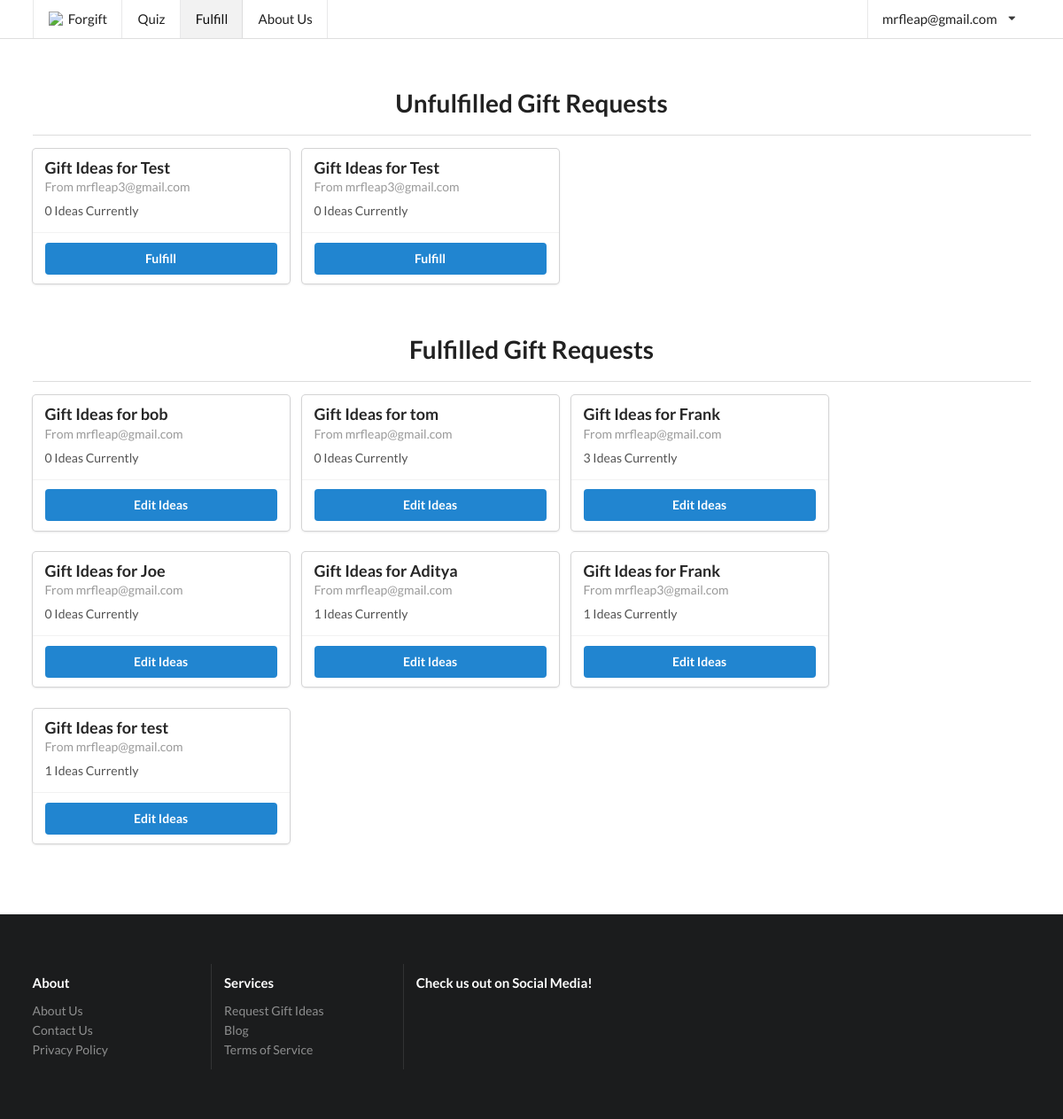
The app's page /fulfill/ (signed in), older data.
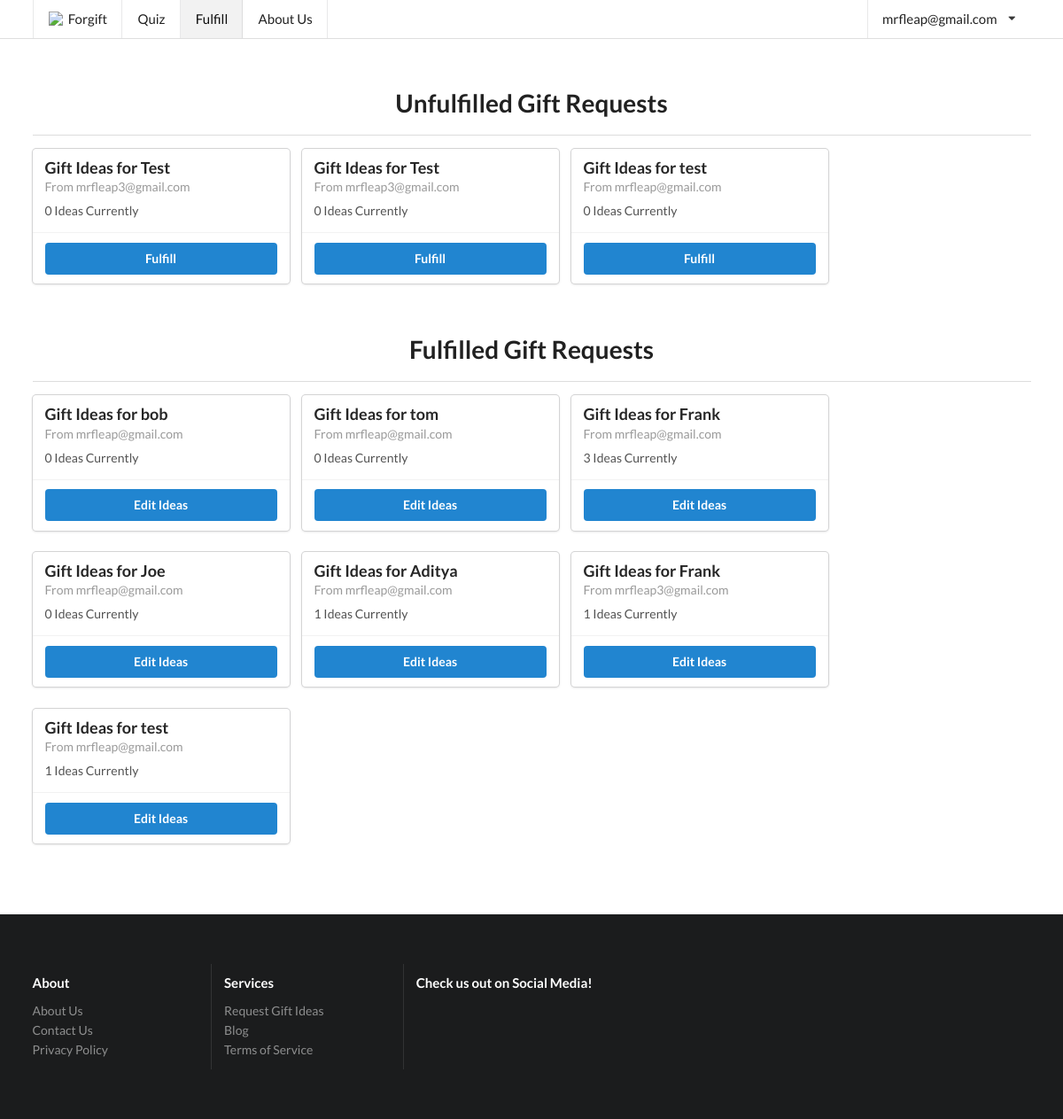
The same page, newer data.
### forgyftapp/models.py (models this page shows, shortened)
class OnCreate:
	def onCreate(self):
		pass

class GifteeProfile(models.Model, OnCreate):
	name = models.TextField(max_length=150)
	gender = models.CharField(max_length=80, choices=gender.GENDER_CHOICES)
	age = models.IntegerField()
	relationship = models.TextField(max_length=6000)
	price_upper = models.IntegerField()
	interests = models.TextField(max_length=6000)
	existing_related_items = models.TextField(max_length=6000)
	extra_info = models.TextField(max_length=6000)
	occasion = models.TextField(max_length=6000)
	published = models.BooleanField(default=False)
	emailed_about_publish = models.BooleanField(default=False)
	user = models.ForeignKey(User, on_delete=models.CASCADE)

class Slug(OnCreate, models.Model):
	_slug = models.SlugField(max_length=7, blank=True)
	class Meta:
		abstract = True

class User(AbstractUser, Slug):
	email_confirmed = models.BooleanField(default=False)

class GiftIdea(models.Model):
	idea = models.TextField()
	link = models.URLField(max_length=600)
	explanation = models.TextField()
	published = models.BooleanField(default=False)
	giftee_profile = models.ForeignKey(GifteeProfile, related_name="ideas", on_delete=models.CASCADE)

### forgyftapp/views/basic_views.py (the view)
# urls.py: url(r'^fulfill/?$', basic_views.fulfill, name='fulfill'),
@staff_member_required
def fulfill(request, profile=None):
	if profile:
		giftee_profile = get_object_or_404(GifteeProfile, pk=profile)
		if request.method == "POST":
			gift_ideas = GiftIdeaFormSet(request.POST, instance=giftee_profile)
			i = 0
			for form in gift_ideas:
				if len(form.changed_data) == 1 and form.changed_data[0] == "published":
					form.changed_data = []
				i += 1
			if gift_ideas.is_valid():
				gift_ideas.save()
				published = False
				for form in gift_ideas:
					if len(gift_ideas.forms[0].cleaned_data) > 0 and gift_ideas.forms[0].cleaned_data["published"]:
						published = True
				if published:
					giftee_profile.submit(request)
				else:
					giftee_profile.unsubmit()
				return redirect("forgyftapp:fulfill", profile=profile)
		else:
			gift_ideas = GiftIdeaFormSet(instance=giftee_profile)
		published = giftee_profile.published or (hasattr(gift_ideas.forms[0], "cleaned_data") and gift_ideas.forms[0].cleaned_data["published"])
		return render(request, "fulfill.html", {"giftee_profile": giftee_profile, "gift_ideas": gift_ideas,
		                                        "page": "fulfill", "published": published})
	else:
		giftee_profiles_unpublished = GifteeProfile.objects.filter(published=False)
		giftee_profile_published = GifteeProfile.objects.filter(published=True)
		return render(request, "fulfill.html", {"giftee_profiles_unpublished": giftee_profiles_unpublished,
		                                        "page": "fulfill", "giftee_profile_published": giftee_profile_published})

### forgyftapp/templates/fulfill.html (shortened to what the changed rows need)
{% extends "base/base.html" %}
{% block content %}
	<div class="ui main container" style="padding-bottom: 48px">
		{% if gift_ideas %}
			<h1 style="text-align: center; padding-bottom: 4px">Enter Gift Ideas
				for {{ giftee_profile.name }} by {{ giftee_profile.user.first_name }}'s request</h1>
			<div>
				<form action="" method="post" id="ideaForm">{% csrf_token %}
					{{ form.as_p }}
					<table class="ui table" style="margin-top: 0">
						{{ gift_ideas.management_form }}
						{% for form in gift_ideas.forms %}
							{% if forloop.first %}
								<thead>
								<tr>
									{% for field in form.visible_fields %}
										<th>{{ field.label|capfirst }}</th>
									{% endfor %}
								</tr>
								</thead>
							{% endif %}
							<tbody>
							<tr class="{% cycle row1 row2 %} formset_row">
								{% for field in form.visible_fields %}
									<td>
										{% if forloop.first %}
											{% if form.instance.pk %}{{ form.DELETE }}{% endif %}
											{% for hidden in form.hidden_fields %}
												{{ hidden }}
											{% endfor %}
										{% endif %}
										{% if field.errors %}
											<div class="ui list">
												{% for error in field.errors %}
													<div class="item">
														<div class="ui negative message">
															<p>
																{{ error }}
															</p>
														</div>
													</div>
												{% endfor %}
											</div>
										{% endif %}
										{% if "textarea" in field.field.widget.template_name %}
											<div class="field">
												{% if field.help_text %}
													<label style="font-weight: 100; font-size: 13px; display: inline">
														-
														{% autoescape off %}
															{{ field.help_text }}
														{% endautoescape %}
													</label>
												{% endif %}
												<textarea rows="1" name="{{ field.html_name }}"
												          id="{{ field.id_for_label }}"
												          style="width: 100%">{% if field.value %}{{ field.value }}{% endif %}</textarea>
											</div>
										{% elif field.field.widget.input_type == "checkbox" and field.label != "Delete" %}
											<div class="inline field">
												<div class="ui toggle checkbox">
													<input {% if field.value == True %}checked{% endif %}
													       type="checkbox" tabindex="0" class="hidden toggle"
													       style="display: inline"
													       name="{{ field.html_name }}"
													       id="{{ field.id_for_label }}">
													{% if field.help_text %}
														<p style="font-weight: 100; display: inline"> -
															{% autoescape off %}
																{{ field.help_text }}{% endautoescape %}</p>
													{% endif %}
												</div>
											</div>
										{% else %}
											{% if field.label != "Delete" %}
												<div class="field">
													{% if field.help_text %}
														<label style="font-weight: 100; font-size: 13px; display: inline">
															{% autoescape off %}
																- {{ field.help_text }}
															{% endautoescape %}
														</label>
													{% endif %}
													<div class="ui input" style="width: 100%">{{ field }}</div>
												</div>
											{% endif %}
										{% endif %}
									</td>
								{% endfor %}
							</tr>
							</tbody>
						{% endfor %}
					</table>
					<div class="ui one column stackable center aligned page grid">
						<div class="column sixteen wide">
							<div class="ui fluid buttons">
								<input class="ui positive button" type="submit" value="Save"/>
								<div class="or"></div>
								<a class="ui negative button" href="{% url 'forgyftapp:fulfill' %}">Back</a>
							</div>
						</div>
					</div>
				</form>
			</div>
			<div style="padding-top: 16px">
				<div class="ui container segment" style="width: 100%">
					{% include "base/giftee_profile.html" %}
				</div>
			</div>
		{% else %}
			<h1 style="text-align: center; padding-bottom: 4px">Unfulfilled Gift Requests</h1>
			<div style="margin-left:auto;margin-right:auto;">
				<div {% if giftee_profiles_unpublished %}class="ui cards"{% endif %}>
					{% for giftee_profile in giftee_profiles_unpublished %}
						<div class="u card">
							<div class="content">
								<div class="header">
									Gift Ideas for {{ giftee_profile.name }}
								</div>
								<div class="meta">
									From {{ giftee_profile.user.email }}
								</div>
								<div class="description">
									{{ giftee_profile.ideas.get_queryset|length }} Ideas Currently
								</div>
							</div>
							<div class="extra content">
								<div class="ui two buttons">
									<a class="ui primary button"
									   href="{% url "forgyftapp:fulfill" profile=giftee_profile.pk %}">Fulfill</a>
								</div>
							</div>
						</div>
					{% empty %}
						<div class="ui disabled header" style="text-align: center; width: 100%; margin-top: 32px;">There
							are currently no unfulfilled gift requests.
						</div>
					{% endfor %}
				</div>
			</div>
			<h1 style="text-align: center; padding-bottom: 4px; padding-top: 32px">Fulfilled Gift Requests</h1>
			<div style="margin-left:auto;margin-right:auto;">
				<div class="ui cards">
					{% for giftee_profile in giftee_profile_published %}
						<div class="ui card">
							<div class="content">
								<div class="header">
									Gift Ideas for {{ giftee_profile.name }}
								</div>
								<div class="meta">
									From {{ giftee_profile.user.email }}
								</div>
								<div class="description">
									{{ giftee_profile.ideas.get_queryset|length }} Ideas Currently
								</div>
							</div>
							<div class="extra content">
								<div class="ui two buttons">
									<a class="ui primary button"
									   href="{% url "forgyftapp:fulfill" profile=giftee_profile.pk %}">Edit Ideas</a>
								</div>
							</div>
						</div>
					{% empty %}
						<div class="ui disabled header" style="text-align: center; width: 100%; margin-top: 32px;">There
							are currently no fulfilled gift requests.
						</div>
					{% endfor %}
				</div>
			</div>
		{% endif %}
	</div>
	<script src="{% load static %}{% static "semantic/components/checkbox.min.js" %}"></script>
	<script src="{% load static %}{% static "jquery.formset.js" %}"></script>
{% endblock %}

Row changes from the older to the newer data that the page shows:
added GifteeProfile: name "test", user.email "mrfleap@gmail.com", ideas.get_queryset|length "0", shown under "Unfulfilled Gift Requests"
